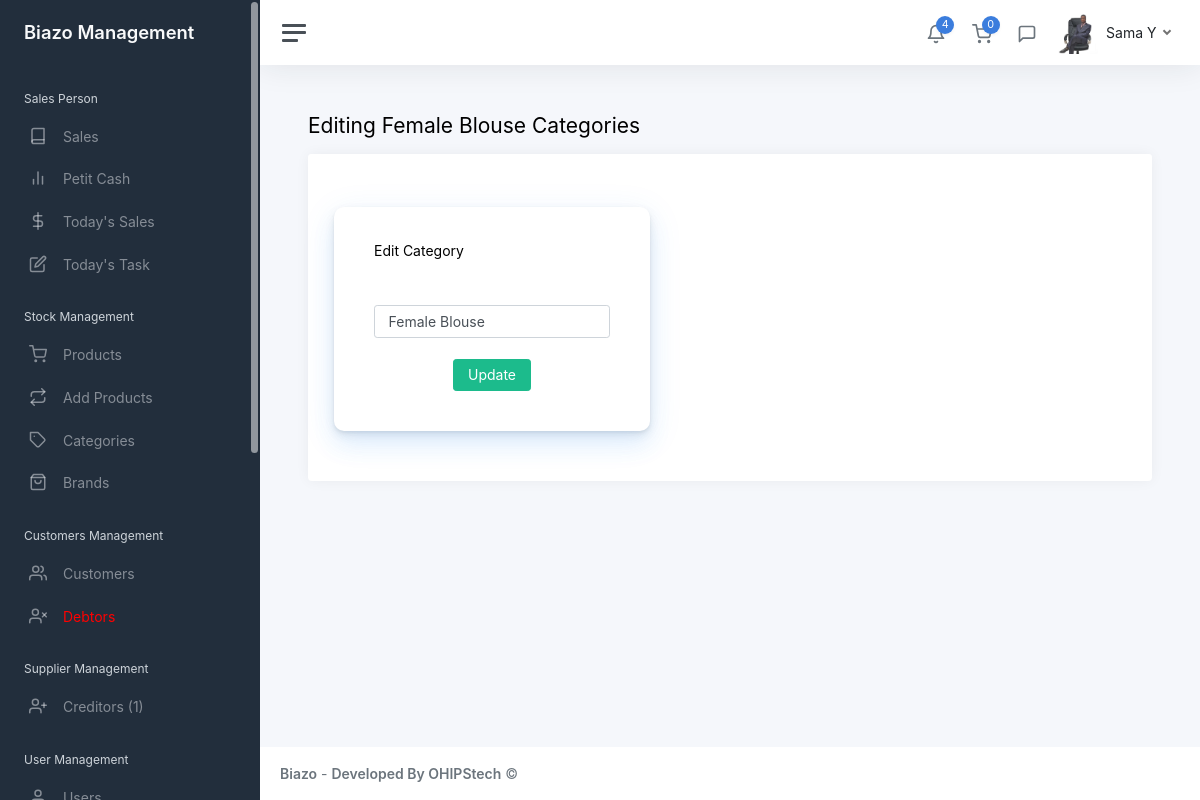
Screenshot of /admin/edit_cat.php?id=4 (signed in) with the database file from the repository.
### tables this page shows
CREATE TABLE `users` (
  `id` int(11) NOT NULL,
  `member_name` varchar(255) NOT NULL,
  `position` varchar(255) NOT NULL,
  `dob` date NOT NULL,
  `country` varchar(255) NOT NULL,
  `gender` varchar(255) NOT NULL,
  `address` varchar(255) NOT NULL,
  `hobbies` varchar(255) NOT NULL,
  `id_no` varchar(255) NOT NULL,
  `start_date` varchar(255) NOT NULL,
  `code` varchar(20) NOT NULL,
  `phone` varchar(20) NOT NULL,
  `image` mediumblob NOT NULL,
  `employee_id` mediumblob NOT NULL,
  `employee_application` varchar(255) NOT NULL,
  `surety_name` varchar(255) NOT NULL,
  `surety_occupation` varchar(255) NOT NULL,
  `surety_phone` varchar(50) NOT NULL,
  `surety_id` varchar(255) NOT NULL,
  `surety_relationship` varchar(50) NOT NULL,
  `surety_address` varchar(50) NOT NULL,
  `surety_agreement` varchar(50) NOT NULL,
  `username` varchar(100) NOT NULL,
  `password` varchar(255) NOT NULL,
  `other` varchar(255) NOT NULL,
  `isUser` int(255) NOT NULL
);

CREATE TABLE `categories` (
  `id` int(11) NOT NULL,
  `cat_name` varchar(255) NOT NULL
);

### admin/edit_cat.php (the view, shortened to what this page needs)
<?php
	include "includes/head.php";
	include "includes/sidebar.php";
	include 'database/config2.php';
	$get_id = $_GET['id'];
	$cat_query_select = "SELECT * FROM categories WHERE id = $get_id";
	$cat_stm_select = $conn->prepare($cat_query_select);
	$cat_stm_select->execute();
	$select = $cat_stm_select->fetch(PDO::FETCH_ASSOC);
?>
<main class="content">
	<div class="container-fluid p-0">
		<h1 class="h3 mb-3">Editing Female Blouse Categories</h1>
		<div class="row">
			<div class="col-12">
				<div class="card">
					<div class="card-header">
					</div>
					<div class="card-body">
						<div class="container-fluid">
							<div class="row">
								<div class="col col-md-5">
									<div class="homeCard">
										<div class="card-content">
											<div class="card-header"><h5><i class="fas fa-list"></i> Edit Category</h5></div>
											<div class="card-body">
												<form action="includes/server.php?id=" method="POST">
													<div class="row">
														<div class="col col-sm-12">
															<input type="text" name="cat_name" value="<?php echo htmlspecialchars($select['cat_name'], ENT_QUOTES);  ?>" placeholder="Category Name" required class="form-control">
														</div>
													</div>
													<br>
													<div class="text-center">
														<button name="edit_cat" type="submit" class="btn btn-success">Update</button>
													</div>
												</form>
											</div>
										</div>
									</div>
								</div>
							</div>
						</div>
					</div>
				</div>
			</div>
		</div>
	</div>
</main>
<?php
	include "includes/footer.php";
?>

### admin/includes/sidebar.php (shortened to what this page needs)
<?php
include 'database/config.php';
$user = $_SESSION['username'];
$query = "SELECT * from users WHERE username = '$user' LIMIT 1";
$result = mysqli_query($conn, $query);
$row = mysqli_fetch_assoc($result);
?>
<div class="wrapper">
		<nav id="sidebar" class="sidebar js-sidebar">
			<div class="sidebar-content js-simplebar">
				<a class="sidebar-brand" href="index.php">
					<span class="align-middle">Biazo Management</span>
				</a>
				<ul class="sidebar-nav">
					<li class="sidebar-header">
						Sales Person
					</li>
					<li class="sidebar-item">
						<a class="sidebar-link" href="index.php?salesresult=">
							<i class="align-middle" data-feather="book"></i> <span class="align-middle">Sales</span>
						</a>
					</li>
					<li class="sidebar-item">
						<a class="sidebar-link" href="petit_cash.php?salesresult=">
							<i class="align-middle" data-feather="bar-chart-2"></i> <span class="align-middle">Petit Cash</span>
						</a>
					</li>
					<li class="sidebar-item">
						<a class="sidebar-link" href="today_sales.php">
							<i class="align-middle" data-feather="dollar-sign"></i> <span class="align-middle">Today's Sales</span>
						</a>
					</li>
					<li class="sidebar-item">
						<a class="sidebar-link" href="todays_task.php">
							<i class="align-middle" data-feather="edit"></i> <span class="align-middle">Today's Task</span>
						</a>
					</li>
					<li class="sidebar-header">
						Stock Management
					</li>
					<li class="sidebar-item">
						<a class="sidebar-link" href="products.php">
							<i class="align-middle" data-feather="shopping-cart"></i> <span class="align-middle">Products</span>
						</a>
					</li>
					<li class="sidebar-item">
						<a class="sidebar-link" href="add_prd.php">
							<i class="align-middle" data-feather="repeat"></i> <span class="align-middle">Add Products</span>
						</a>
					</li>
					<li class="sidebar-item">
						<a class="sidebar-link" href="add_cat.php?result=">
							<i class="align-middle" data-feather="tag"></i> <span class="align-middle">Categories</span>
						</a>
					</li>
					<li class="sidebar-item">
						<a class="sidebar-link" href="add_brands.php?result=">
							<i class="align-middle" data-feather="shopping-bag"></i> <span class="align-middle">Brands</span>
						</a>
					</li>
					<li class="sidebar-header">
						Customers Management
					</li>
					<li class="sidebar-item">
						<a class="sidebar-link" href="customers.php?registration">
							<i class="align-middle" data-feather="users"></i> <span class="align-middle">Customers</span>
						</a>
					</li>
					<?php
						 include 'database/config2.php';
						 $id_query = "SELECT * FROM debtors";
						 $id_stm = $conn->prepare($id_query);
						 $id_stm->execute();
						 $id_D = $id_stm->fetch(PDO::FETCH_ASSOC);
						 $D_H = $id_D['debtor_id'];
					?>
					<li class="sidebar-item">
						<a class="sidebar-link" style="color:red" href="debtors.php?id=<?php echo $D_H;?>">
							<i class="align-middle" data-feather="user-x"></i> <span class="align-middle">Debtors</span>
						</a>
					</li>
					<li class="sidebar-header">
						Supplier Management
					</li>
					<li class="sidebar-item">
						<?php
						$mm = "SELECT * FROM creditors WHERE balance > 0";
						$aa = $conn->prepare($mm);
						$aa->execute();
						$aacount = $aa->rowCount();
						?>
						<a class="sidebar-link" href="add_spply.php">
							<i class="align-middle" data-feather="user-plus"></i> <span class="align-middle">Creditors (<?php echo $aacount; ?>)</span>
						</a>
					</li>
					<li class="sidebar-header">
						User Management
					</li>
					<li class="sidebar-item">
						<a class="sidebar-link" href="users.php">
							<i class="align-middle" data-feather="user"></i> <span class="align-middle">Users</span>
						</a>
					</li>
				</ul>
			</div>
		</nav>
		<div class="main">
			<nav class="navbar navbar-expand navbar-light navbar-bg">
				<a class="sidebar-toggle js-sidebar-toggle">
					<i class="hamburger align-self-center"></i>
				</a>
				<div class="navbar-collapse collapse">
					<ul class="navbar-nav navbar-align">
						<li class="nav-item dropdown">
							<a class="nav-icon dropdown-toggle" href="#" id="alertsDropdown" data-bs-toggle="dropdown">
								<div class="position-relative">
									<i class="align-middle" data-feather="bell"></i>
									<span class="indicator">4</span>
								</div>
							</a>
						</li>
						<?php
						include 'database/config2.php';
						$studentdbq = "SELECT * FROM products WHERE is_cart = 1";
						$statement2 = $conn->prepare($studentdbq);
						$statement2->execute();
						$carcount = $statement2->rowCount();
						?>
						<li class="nav-item dropdown">
							<a class="nav-icon dropdown-toggle" href="#" id="alertsDropdown" data-bs-toggle="dropdown">
								<div class="position-relative">
									<i class="align-middle" data-feather="shopping-cart"></i>
									<span class="indicator"><?php echo $carcount; ?></span>
								</div>
							</a>
						</li>
						<li class="nav-item dropdown">
							<a class="nav-icon dropdown-toggle" href="#" id="messagesDropdown" data-bs-toggle="dropdown">
								<div class="position-relative">
									<i class="align-middle" data-feather="message-square"></i>
								</div>
							</a>
						</li>
						<li class="nav-item dropdown">
							<a class="nav-link dropdown-toggle d-none d-sm-inline-block" href="#" data-bs-toggle="dropdown">
								<img src="img/employee/<?php echo $row['image']?>" class="avatar img-fluid rounded me-1" alt="Charles Hall" /> <span class="text-dark"><?php echo $row['member_name']?></span>
							</a>
						</li>
					</ul>
				</div>
			</nav>

### admin/css/custom.css (style rules this page uses)
.homeCard { background-color: #fff; border-radius: 10px; border: none; position: relative; margin-bottom: 30px; box-shadow: 0 0.46875rem 2.1875rem rgb(45 136 239 / 10%), 0 0.9375rem 1.40625rem rgb(71 157 255 / 10%), 0 0.25rem 0.53125rem rgb(90 97 105 / 12%), 0 0.125rem 0.1875rem rgb(90 97 105 / 10%); padding: 20px; }

### rows the page displays
users: image (picture), member_name "Sama Y"
categories: cat_name "Female Blouse"

### other values shown
$aacount "1"
$carcount "0"
